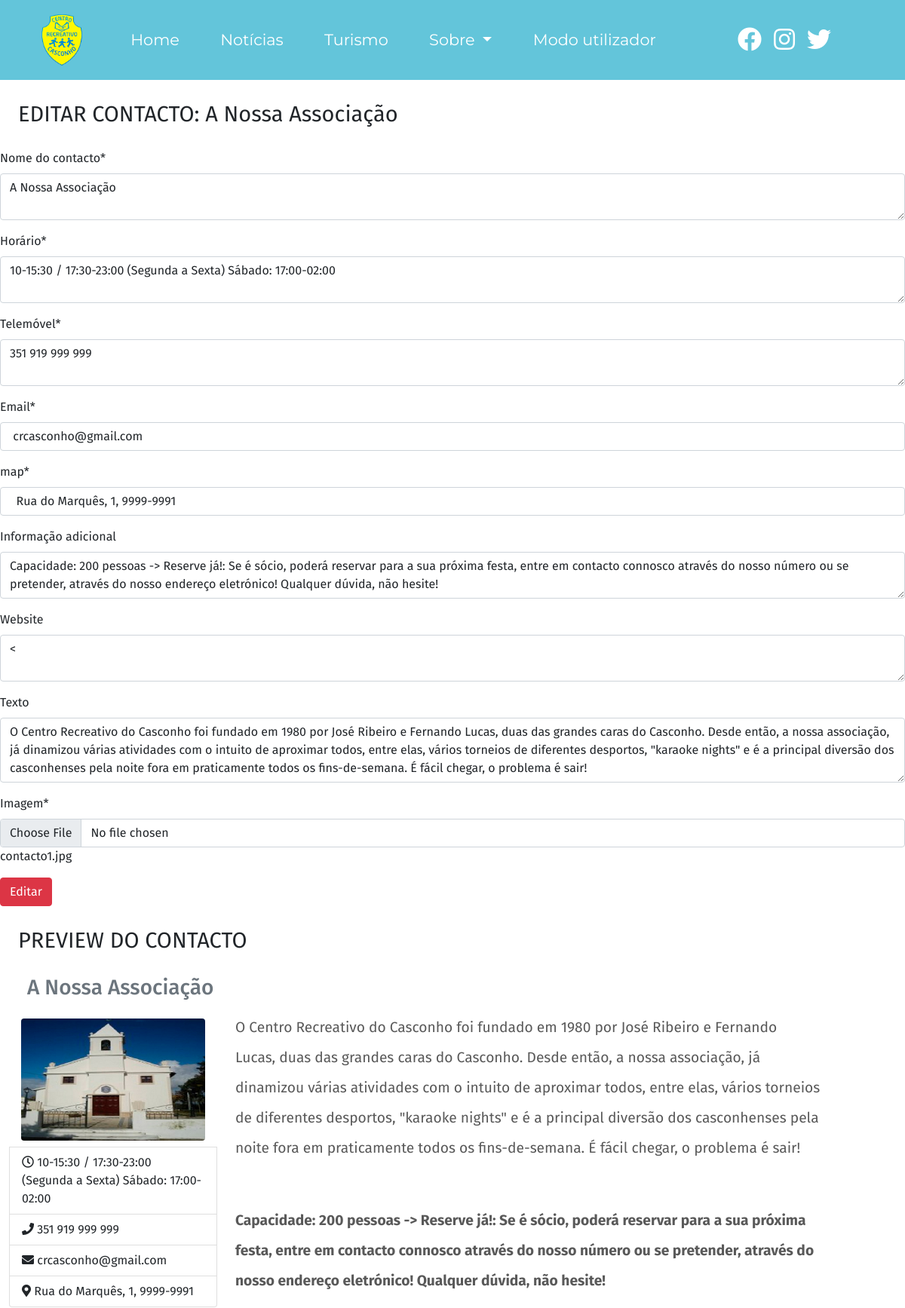
/admin/contacto-editar.php?id=1, run on the app's committed database.
### tables this page shows
CREATE TABLE IF NOT EXISTS `contactos` (
  `id` int(11) NOT NULL AUTO_INCREMENT,
  `nome` varchar(50) NOT NULL,
  `horas` varchar(100) NOT NULL DEFAULT '',
  `tlm` varchar(20) NOT NULL,
  `email` varchar(100) NOT NULL DEFAULT '',
  `map` varchar(100) NOT NULL DEFAULT '',
  `info` varchar(256) NOT NULL DEFAULT '',
  `website` varchar(150) DEFAULT NULL,
  `texto` longtext NOT NULL,
  `img` varchar(50) NOT NULL DEFAULT '',
  PRIMARY KEY (`id`) USING BTREE
);

### admin/contacto-editar.php (the view, shortened to what this page needs)
<!DOCTYPE html>
<html>
<head>
    <link rel="stylesheet" href="css/bootstrap.min.css">
    <link rel="stylesheet" href="css/fontawesome.min.css">
    <link rel="stylesheet" href="css/crc.css">
</head>
<body>
<?php
require'includes/connection.php';
require 'includes/menucrc.php';
?>
<?php
$id = $_GET['id'];
$sql = 'SELECT * FROM contactos WHERE id =:id';
$sth = $dbh->prepare($sql);
$sth->bindParam(':id', $id, PDO::PARAM_INT);
$sth->execute();
$obj = $sth->FetchObject();
?>
<div class="p-4" style="font-size: 29px">EDITAR CONTACTO: <?=$obj->nome?></div>
<form method="POST" enctype="multipart/form-data">
  <div class="mb-3">
    <label for="nome" class="form-label" >Nome do contacto*</label>
    <textarea class="form-control" id="nome" name="nome" placeholder="Escreva o nome do Contacto Útil " required="true"><?=$obj->nome?></textarea>
  </div>
  <div class="mb-3">
    <label for="horas" class="form-label">Horário*</label>
    <textarea class="form-control" id="horas" name="horas" placeholder="Escreva o horário que o contacto poderá ser contactado/está aberto" required="true"><?=$obj->horas?></textarea>
  </div>
  <div class="mb-3">
    <label for="tlm" class="form-label" >Telemóvel*</label>
    <textarea class="form-control" id="tlm" name="tlm" placeholder="Introduza o número de telefone do contacto." required="true"><?=$obj->tlm?></textarea>
  </div>
  <div class="mb-3">
    <label for="email" class="form-label">Email*</label>
    <input type="text" class="form-control" id="email" name="email" placeholder="Escreva o email." required="true" value="<?=$obj->email?>">
  </div>
  <div class="mb-3">
    <label for="map" class="form-label">map*</label>
    <input type="text" class="form-control" id="map" name="map" placeholder="Introduza a localização do contacto" required="true"  value="<?=$obj->map?>">
  </div>
  <div class="mb-3">
    <label for="info" class="form-label">Informação adicional</label>
    <textarea class="form-control" id="info" name="info" placeholder="Diga uma informação adicional sobre o contacto" required="true"><?=$obj->info?></textarea>
  </div>
    <div class="mb-3">
      <label for="web" class="form-label">Website</label>
      <textarea class="form-control" id="website" name="website"  placeholder="Escreva o website, se não existir deixe em branco"><<?=$obj->website?></textarea>
  </div>
  <div class="mb-3">
      <label for="texto" class="form-label">Texto</label>
     <textarea class="form-control" id="texto" name="texto" rows="3" placeholder="Faça uma descrição do contacto"><?=$obj->texto?></textarea>
  </div>
      <div class="mb-3">
    <label for="img" class="form-label">Imagem*</label>
    <input type="file" class="form-control" id="imagem" name="imagem" placeholder="Selecione a imagem correspondente" required="true"><?=$obj->img?>
  </div>
  <button type="submit" class="btn btn-danger">Editar</button>
</form>
<div class="p-4" style="font-size: 29px">PREVIEW DO CONTACTO</div>
<div class="container-fluid">
<div class="subtitle-contact ml-md-4 text-secondary"><h3><span><?=$obj->nome?></span></h3></div>
  <div class="row pt-2">
      <div class=col-md-3>
        <ul class="list-group">
      <li class="list-group-item border-top-0 border-left-0 border-right-0 text-center" ><img src="../img/contactos/<?=$obj->img?>" class="img-fluid rounded" alt=""></li>
          <li class="list-group-item"><i class="far fa-clock"></i> <?=$obj->horas?></li>
          <li class="list-group-item"><i class="fas fa-phone"></i> <?=$obj->tlm?> </li>
          <li class="list-group-item"><i class="fas fa-envelope"></i> <?=$obj->email?> </li>
          <li class="list-group-item"><i class="fas fa-map-marker-alt"></i><?=$obj->map?></li>
        </ul>
      </div>
      <div class="col-md-8">
      <div class="texto-contactos">
       <p><?=$obj->texto?></p>
       <br>
        <p> <strong><?=$obj->info?></strong> <a href="<?=$obj->website?>"><?=$obj->website?></a></p>
      </div>
    </div>
  </div>
</div>
</body>
</html>

### admin/css/crc.css (style rules this page uses)
html, body { height: 100%; font-family: 'Fira Sans', 'Roboto', sans-serif; }
.texto-contactos { line-height: 2.5rem; font-size: 1.2rem; color: #595959; }

### data on the page
contactos: nome "A Nossa Associação", horas "10-15:30 / 17:30-23:00 (Segunda a Sexta) Sábado: 17:00-02:00", tlm "351 919 999 999", email "crcasconho@gmail.com", map "Rua do Marquês, 1, 9999-9991", info "Capacidade: 200 pessoas -> Reserve já!: Se é sócio, poderá reservar para a sua próxima festa, entre em contacto connosco através do nosso número ou se pretender, através do nosso endereço eletrónico! Qualquer dúvida, não hesite!", texto "O Centro Recreativo do Casconho foi fundado em 1980 por José Ribeiro e Fernando Lucas, duas das grandes caras do Casconho. Desde então, a nossa associação, já dinamizou várias atividades com o intuito de aproximar todos, entre elas, vários torneios de diferentes desportos, \"karaoke nights\" e é a principal diversão dos casconhenses pela noite fora em praticamente todos os fins-de-semana. É fácil chegar, o problema é sair!", img "contacto1.jpg", img (picture)
